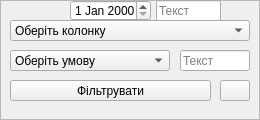
<?xml version="1.0" encoding="UTF-8"?>
<ui version="4.0">
 <class>FilterWindow</class>
 <widget class="QWidget" name="FilterWindow">
  <property name="geometry">
   <rect>
    <x>0</x>
    <y>0</y>
    <width>260</width>
    <height>120</height>
   </rect>
  </property>
  <property name="windowTitle">
   <string>Form</string>
  </property>
  <property name="styleSheet">
   <string notr="true">filterForm
{
     background-color: rgb(12,53,64);
}</string>
  </property>
  <widget class="QFrame" name="filterMainFrame">
   <property name="geometry">
    <rect>
     <x>0</x>
     <y>0</y>
     <width>260</width>
     <height>120</height>
    </rect>
   </property>
   <property name="styleSheet">
    <string notr="true"/>
   </property>
   <property name="frameShape">
    <enum>QFrame::StyledPanel</enum>
   </property>
   <property name="frameShadow">
    <enum>QFrame::Raised</enum>
   </property>
   <widget class="QLineEdit" name="conditionLineEdit">
    <property name="geometry">
     <rect>
      <x>180</x>
      <y>50</y>
      <width>70</width>
      <height>21</height>
     </rect>
    </property>
    <property name="text">
     <string/>
    </property>
    <property name="placeholderText">
     <string>Текст</string>
    </property>
   </widget>
   <widget class="QComboBox" name="tableComboBox">
    <property name="geometry">
     <rect>
      <x>10</x>
      <y>20</y>
      <width>240</width>
      <height>21</height>
     </rect>
    </property>
    <property name="cursor">
     <cursorShape>PointingHandCursor</cursorShape>
    </property>
    <item>
     <property name="text">
      <string>Оберіть колонку</string>
     </property>
    </item>
    <item>
     <property name="text">
      <string>dad</string>
     </property>
    </item>
    <item>
     <property name="text">
      <string>asdasd</string>
     </property>
    </item>
    <item>
     <property name="text">
      <string>asd</string>
     </property>
    </item>
    <item>
     <property name="text">
      <string>asd</string>
     </property>
    </item>
    <item>
     <property name="text">
      <string>asdas</string>
     </property>
    </item>
   </widget>
   <widget class="QComboBox" name="conditionComboBox">
    <property name="geometry">
     <rect>
      <x>10</x>
      <y>50</y>
      <width>160</width>
      <height>21</height>
     </rect>
    </property>
    <property name="cursor">
     <cursorShape>PointingHandCursor</cursorShape>
    </property>
    <property name="frame">
     <bool>true</bool>
    </property>
    <item>
     <property name="text">
      <string>Оберіть умову</string>
     </property>
    </item>
    <item>
     <property name="text">
      <string>&lt;</string>
     </property>
    </item>
    <item>
     <property name="text">
      <string>&gt;</string>
     </property>
    </item>
    <item>
     <property name="text">
      <string>&lt;=</string>
     </property>
    </item>
    <item>
     <property name="text">
      <string>&gt;=</string>
     </property>
    </item>
    <item>
     <property name="text">
      <string>=</string>
     </property>
    </item>
    <item>
     <property name="text">
      <string>like</string>
     </property>
    </item>
    <item>
     <property name="text">
      <string>between</string>
     </property>
    </item>
   </widget>
   <widget class="QPushButton" name="filterPushButton">
    <property name="geometry">
     <rect>
      <x>10</x>
      <y>80</y>
      <width>201</width>
      <height>21</height>
     </rect>
    </property>
    <property name="cursor">
     <cursorShape>PointingHandCursor</cursorShape>
    </property>
    <property name="text">
     <string>Фільтрувати</string>
    </property>
   </widget>
   <widget class="QLineEdit" name="conditionLineEdit_2">
    <property name="geometry">
     <rect>
      <x>156</x>
      <y>0</y>
      <width>65</width>
      <height>21</height>
     </rect>
    </property>
    <property name="text">
     <string/>
    </property>
    <property name="placeholderText">
     <string>Текст</string>
    </property>
   </widget>
   <widget class="QPushButton" name="clearFilterPushButton">
    <property name="geometry">
     <rect>
      <x>220</x>
      <y>80</y>
      <width>30</width>
      <height>21</height>
     </rect>
    </property>
    <property name="cursor">
     <cursorShape>PointingHandCursor</cursorShape>
    </property>
    <property name="text">
     <string/>
    </property>
    <property name="icon">
     <iconset resource="recources.qrc">
      <normaloff>:/img/blueMenuIcon/clearFilterIco.png</normaloff>:/img/blueMenuIcon/clearFilterIco.png</iconset>
    </property>
    <property name="iconSize">
     <size>
      <width>20</width>
      <height>18</height>
     </size>
    </property>
   </widget>
   <widget class="QDateEdit" name="conditionDataEdit">
    <property name="geometry">
     <rect>
      <x>70</x>
      <y>0</y>
      <width>81</width>
      <height>21</height>
     </rect>
    </property>
    <property name="maximumDate">
     <date>
      <year>2099</year>
      <month>12</month>
      <day>31</day>
     </date>
    </property>
    <property name="minimumDate">
     <date>
      <year>2000</year>
      <month>1</month>
      <day>1</day>
     </date>
    </property>
   </widget>
  </widget>
 </widget>
 <resources>
  <include location="recources.qrc"/>
 </resources>
 <connections/>
</ui>
